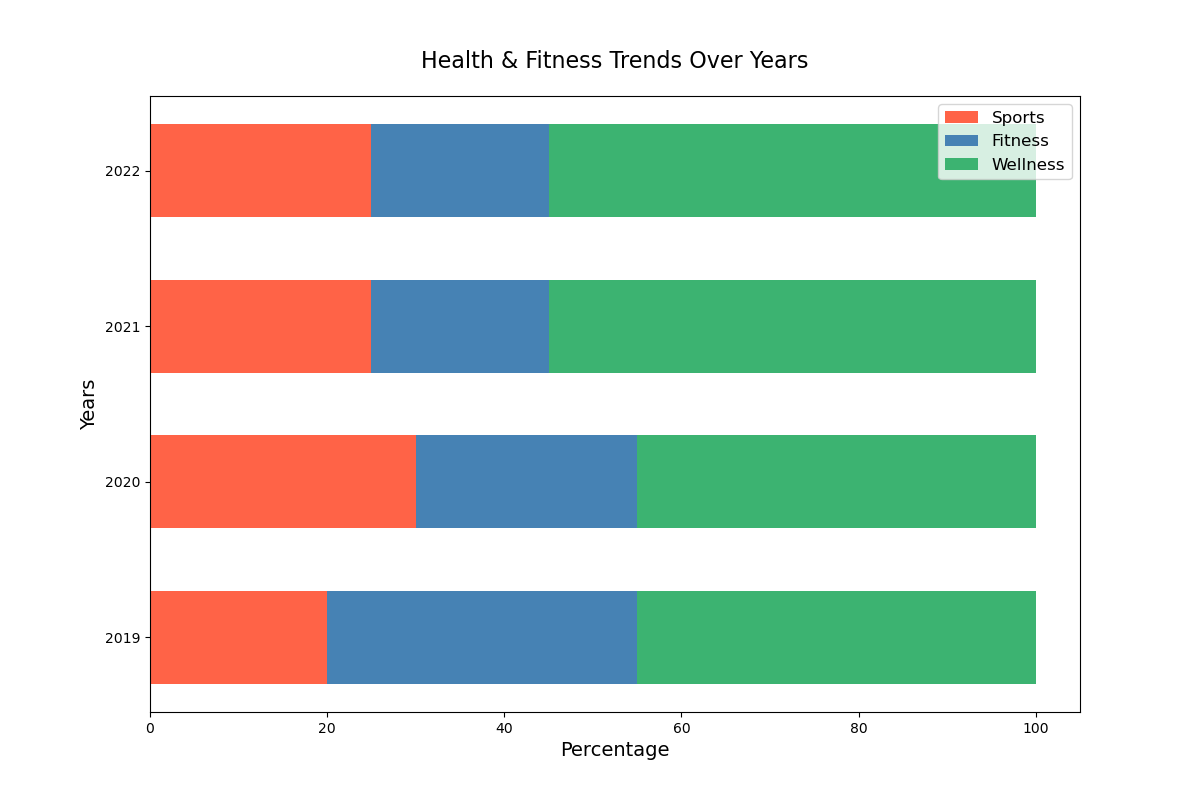

The Python source for this figure:

import matplotlib.pyplot as plt
import numpy as np

# Data
categories = ['Sports', 'Fitness', 'Wellness']
years = ['2019', '2020', '2021', '2022']
data = np.array([
    [20, 30, 25, 25], 
    [35, 25, 20, 20], 
    [45, 45, 55, 55]
])

# Convert data to percentages
data_cum = np.cumsum(data, axis=0)
data_perc = 100 * data / data_cum[-1]

# Colors
colors = ['#FF6347', '#4682B4', '#3CB371']

# Plot
fig, ax = plt.subplots(figsize=(12, 8))

bar_width = 0.6

# Plot bars
for i, (colname, color) in enumerate(zip(categories, colors)):
    starts = data_cum[i] - data[i]
    ax.barh(years, data_perc[i], left=starts, height=bar_width, label=colname, color=color)

# Formatting
ax.set_title('Health & Fitness Trends Over Years', fontsize=16, pad=20)
ax.set_xlabel('Percentage', fontsize=14)
ax.set_ylabel('Years', fontsize=14)
ax.legend(loc='best', fontsize=12)

plt.show()
